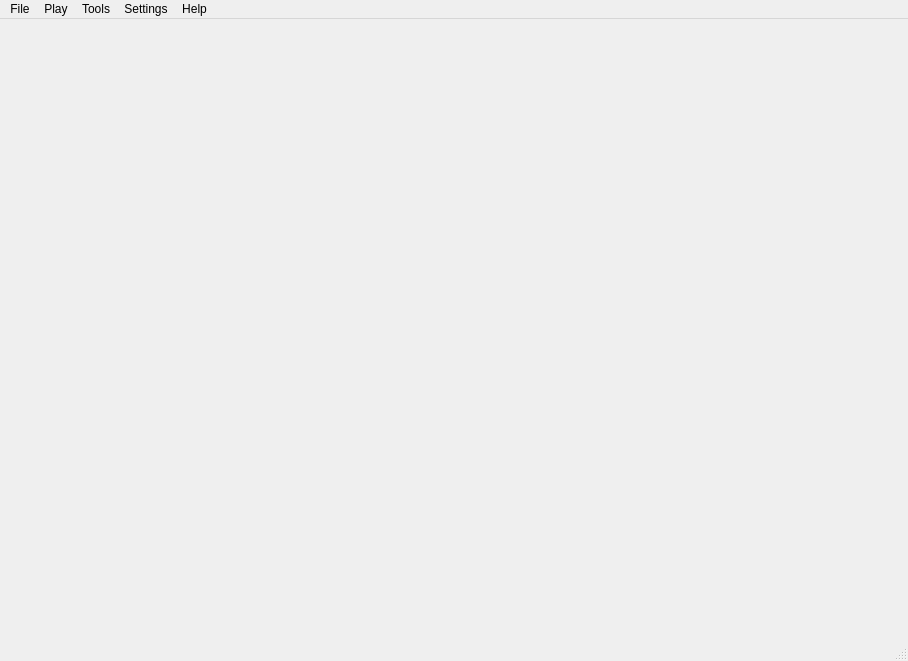
<?xml version="1.0" encoding="UTF-8"?>
<ui version="4.0">
 <class>MainWindow</class>
 <widget class="QMainWindow" name="MainWindow">
  <property name="geometry">
   <rect>
    <x>0</x>
    <y>0</y>
    <width>908</width>
    <height>661</height>
   </rect>
  </property>
  <property name="windowTitle">
   <string>xPyScript</string>
  </property>
  <widget class="QWidget" name="centralwidget">
   <widget class="ModelView" name="modelView">
    <property name="geometry">
     <rect>
      <x>8</x>
      <y>20</y>
      <width>881</width>
      <height>611</height>
     </rect>
    </property>
    <property name="text">
     <string/>
    </property>
   </widget>
  </widget>
  <widget class="QMenuBar" name="menubar">
   <property name="geometry">
    <rect>
     <x>0</x>
     <y>0</y>
     <width>908</width>
     <height>33</height>
    </rect>
   </property>
   <widget class="QMenu" name="menuFile">
    <property name="title">
     <string>File</string>
    </property>
    <addaction name="actionNew"/>
    <addaction name="actionOpen"/>
    <addaction name="separator"/>
    <addaction name="actionExport"/>
    <addaction name="separator"/>
    <addaction name="separator"/>
    <addaction name="actionExit"/>
   </widget>
   <widget class="QMenu" name="menuHelp">
    <property name="title">
     <string>Help</string>
    </property>
    <addaction name="actionHelp"/>
   </widget>
   <widget class="QMenu" name="menuTools">
    <property name="title">
     <string>Tools</string>
    </property>
    <addaction name="actionNodeIdOff"/>
    <addaction name="actionNodeIdMultiple"/>
    <addaction name="actionNodeIdWindow"/>
    <addaction name="separator"/>
    <addaction name="actionInteractiveColor"/>
   </widget>
   <widget class="QMenu" name="menuSettings">
    <property name="title">
     <string>Settings</string>
    </property>
    <addaction name="actionAppSettings"/>
    <addaction name="actionFileSettings"/>
    <addaction name="separator"/>
    <addaction name="actionOutput"/>
   </widget>
   <widget class="QMenu" name="menuPlay">
    <property name="title">
     <string>Play</string>
    </property>
    <addaction name="actionRun"/>
    <addaction name="actionStop"/>
   </widget>
   <addaction name="menuFile"/>
   <addaction name="menuPlay"/>
   <addaction name="menuTools"/>
   <addaction name="menuSettings"/>
   <addaction name="menuHelp"/>
  </widget>
  <widget class="QStatusBar" name="statusbar"/>
  <action name="actionOpen">
   <property name="text">
    <string>Open...</string>
   </property>
  </action>
  <action name="actionStop">
   <property name="text">
    <string>Stop</string>
   </property>
   <property name="toolTip">
    <string>Stop</string>
   </property>
   <property name="menuRole">
    <enum>QAction::MenuRole::NoRole</enum>
   </property>
  </action>
  <action name="actionRun">
   <property name="text">
    <string>Run</string>
   </property>
   <property name="toolTip">
    <string>Run</string>
   </property>
   <property name="menuRole">
    <enum>QAction::MenuRole::NoRole</enum>
   </property>
  </action>
  <action name="actionNew">
   <property name="text">
    <string>New...</string>
   </property>
   <property name="menuRole">
    <enum>QAction::MenuRole::NoRole</enum>
   </property>
  </action>
  <action name="actionOutput">
   <property name="checkable">
    <bool>true</bool>
   </property>
   <property name="text">
    <string>Output To Lights</string>
   </property>
   <property name="toolTip">
    <string>Output To Lights</string>
   </property>
   <property name="menuRole">
    <enum>QAction::MenuRole::NoRole</enum>
   </property>
  </action>
  <action name="actionExit">
   <property name="text">
    <string>Exit</string>
   </property>
   <property name="menuRole">
    <enum>QAction::MenuRole::NoRole</enum>
   </property>
  </action>
  <action name="actionAppSettings">
   <property name="text">
    <string>Application Settings...</string>
   </property>
   <property name="menuRole">
    <enum>QAction::MenuRole::NoRole</enum>
   </property>
  </action>
  <action name="actionFileSettings">
   <property name="text">
    <string>File Settings...</string>
   </property>
   <property name="menuRole">
    <enum>QAction::MenuRole::NoRole</enum>
   </property>
  </action>
  <action name="actionExport">
   <property name="text">
    <string>Export...</string>
   </property>
   <property name="menuRole">
    <enum>QAction::MenuRole::NoRole</enum>
   </property>
  </action>
  <action name="actionInteractiveColor">
   <property name="text">
    <string>Interactive Color...</string>
   </property>
   <property name="menuRole">
    <enum>QAction::MenuRole::NoRole</enum>
   </property>
  </action>
  <action name="actionNodeIdOff">
   <property name="checkable">
    <bool>true</bool>
   </property>
   <property name="checked">
    <bool>true</bool>
   </property>
   <property name="text">
    <string>Node ID Off</string>
   </property>
   <property name="menuRole">
    <enum>QAction::MenuRole::NoRole</enum>
   </property>
  </action>
  <action name="actionNodeIdMultiple">
   <property name="checkable">
    <bool>true</bool>
   </property>
   <property name="text">
    <string>Multiple Node ID</string>
   </property>
   <property name="menuRole">
    <enum>QAction::MenuRole::NoRole</enum>
   </property>
  </action>
  <action name="actionNodeIdWindow">
   <property name="checkable">
    <bool>true</bool>
   </property>
   <property name="text">
    <string>Window Node ID</string>
   </property>
   <property name="menuRole">
    <enum>QAction::MenuRole::NoRole</enum>
   </property>
  </action>
  <action name="actionHelp">
   <property name="text">
    <string>xPyScript Help</string>
   </property>
   <property name="toolTip">
    <string>PyLights Help</string>
   </property>
  </action>
 </widget>
 <customwidgets>
  <customwidget>
   <class>ModelView</class>
   <extends>QLabel</extends>
   <header>ModelVw</header>
  </customwidget>
 </customwidgets>
 <resources/>
 <connections/>
</ui>
